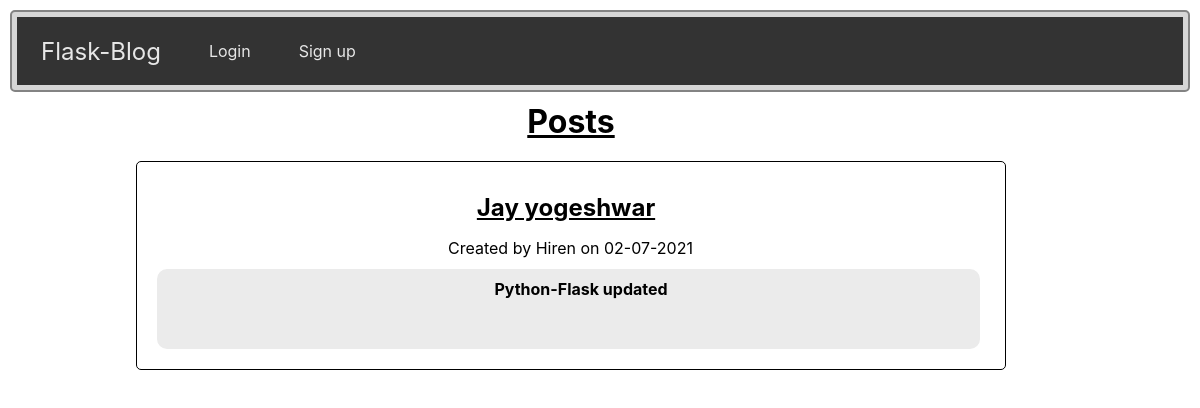
Page /post/3 on the earlier database version.
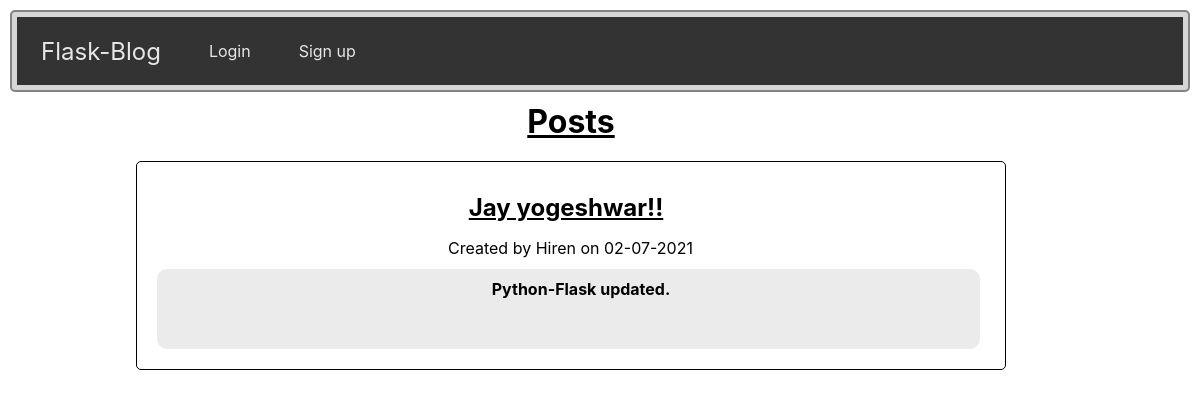
Same page on the later database version.
### website/models.py (models this page shows)
class Post(db.Model):
    id = db.Column(db.Integer, primary_key=True)
    title = db.Column(db.String(100), nullable= False)
    content = db.Column(db.String(5000), nullable= False)
    created = db.Column(db.DateTime, default=datetime.now(), nullable=False)
    user_id = db.Column(db.Integer, db.ForeignKey('user.id'), nullable= False)

### website/views.py (the view)
@views.route('/post/<int:id>')
def post(id):
    post = Post.query.get_or_404(id)
    return render_template('blog/post.html', post=post)

### website/templates/blog/post.html
{% extends "base.html" %}
{% block header %}
<h1 style="text-align: center; width:75%; margin-left: 10%;">
  {% block title %}Posts{% endblock %}
</h1>
{% endblock %}
{% block content %}
<div class="row">
  <div class="leftcolumn">
    <div class="card">
      <h2>{{ post.title.capitalize() }}</h2>
      <p>Created by {{ post.author.name.capitalize() }} on {{ post.created.strftime('%d-%m-%Y') }}</p>
      <h4>{{ post.content}}</h4>
    </div>
  </div>
</div><br>
{% endblock %}

Differences in the rows shown:
changed Post: title "Jay yogeshwar" → "Jay yogeshwar!!"; content "Python-Flask updated" → "Python-Flask updated."
